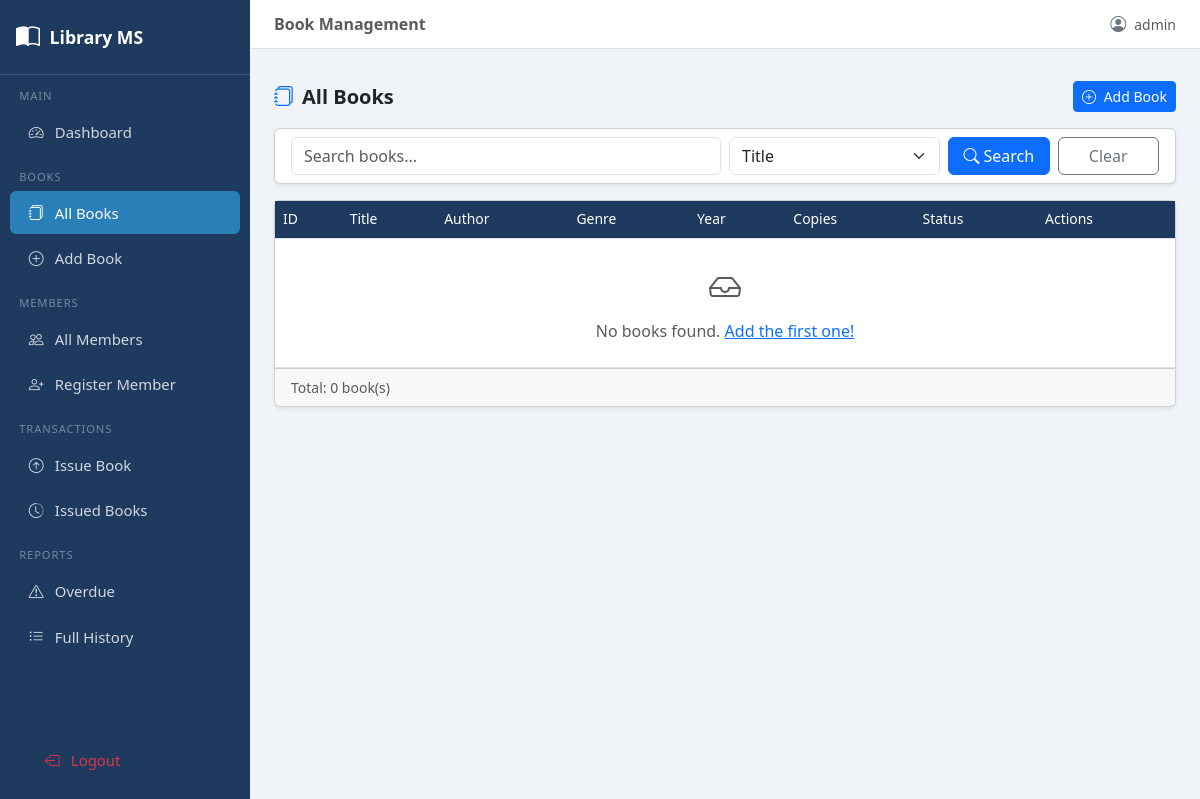
Page /books/ (signed in) on the earlier database version.
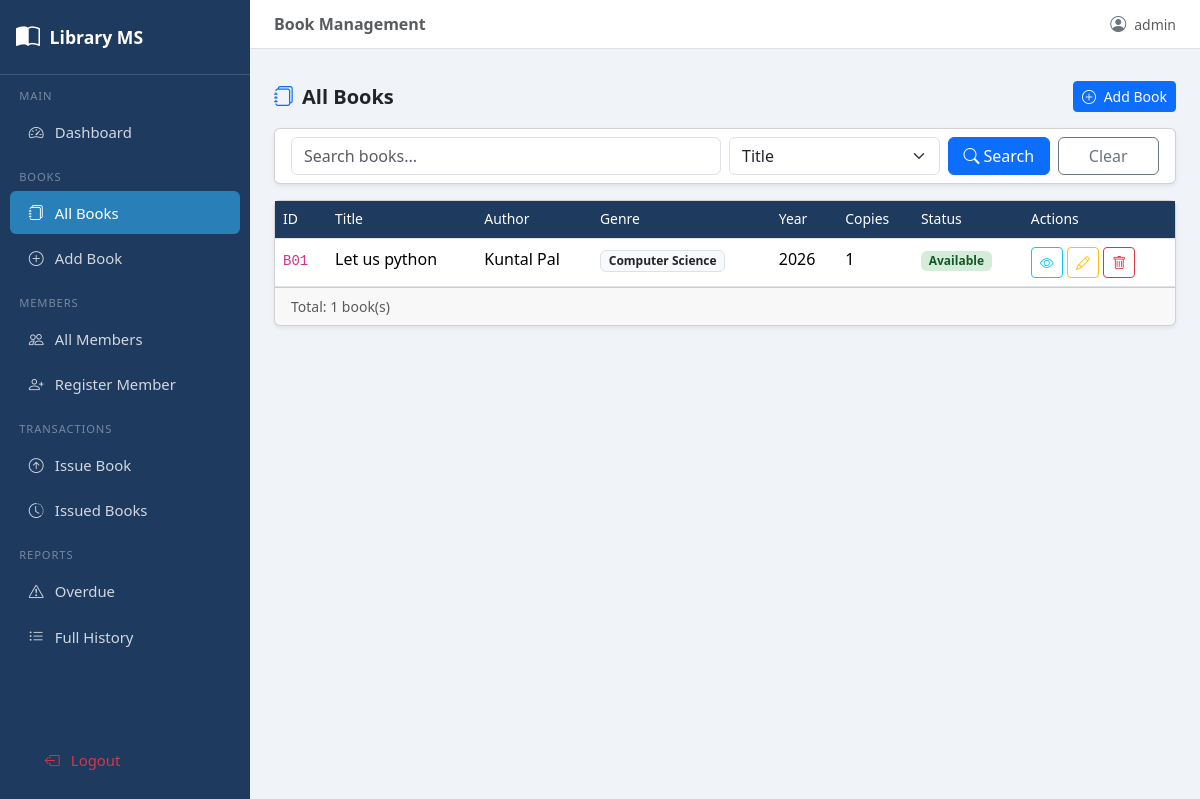
Same page on the later database version.
### library/models.py (models this page shows, shortened)
class Book(models.Model):
    STATUS_CHOICES = [
        ('Available',      'Available'),
        ('Issued',         'Issued'),
        ('Rare',           'Rare'),
        ('Reference Only', 'Reference Only'),
        ('Lost',           'Lost'),
    ]
    GENRE_CHOICES = [
        ('Computer Science',        'Computer Science'),
        ('Software Engineering',    'Software Engineering'),
        ('Artificial Intelligence', 'Artificial Intelligence'),
        ('Data Science',            'Data Science'),
        ('Mathematics',             'Mathematics'),
        ('Physics',                 'Physics'),
        ('History',                 'History'),
        ('Literature',              'Literature'),
        ('Economics',               'Economics'),
        ('Reference',               'Reference'),
        ('Mythology',               'Mythology'),
        ('Other',                   'Other'),
    ]
    book_id  = models.CharField(max_length=20, unique=True)
    title    = models.CharField(max_length=200)
    author   = models.CharField(max_length=150)
    genre    = models.CharField(max_length=50, choices=GENRE_CHOICES, default='Other')
    year     = models.IntegerField()
    copies   = models.PositiveIntegerField(default=1)
    status   = models.CharField(max_length=20, choices=STATUS_CHOICES, default='Available')
    added_on = models.DateField(auto_now_add=True)
    class Meta:
        ordering = ['title']
    def is_protected(self):
        return self.status in ('Rare', 'Reference Only')

### library/views.py (the view)
# urls.py: path('books/',              views.book_list,   name='book_list'),
@login_required
def book_list(request):
    form  = SearchForm(request.GET or None)
    books = Book.objects.all()
    if form.is_valid():
        q, by = form.cleaned_data['query'], form.cleaned_data['search_by']
        if by == 'title':  books = books.filter(title__icontains=q)
        elif by == 'author': books = books.filter(author__icontains=q)
        elif by == 'genre':  books = books.filter(genre__icontains=q)
    return render(request, 'library/book_list.html', {'books': books, 'form': form})

### library/forms.py
class SearchForm(forms.Form):
    SEARCH_CHOICES = [
        ('title',  'Title'),
        ('author', 'Author'),
        ('genre',  'Genre'),
    ]
    query = forms.CharField(
        max_length=100,
        widget=forms.TextInput(attrs={
            'class': 'form-control',
            'placeholder': 'Search books...'
        })
    )
    search_by = forms.ChoiceField(
        choices=SEARCH_CHOICES,
        widget=forms.Select(attrs={'class': 'form-select'})
    )

### templates/library/book_list.html (shortened to what this page needs)
{% extends 'library/base.html' %}
{% block page_title %}Book Management{% endblock %}
{% block content %}
<div class="d-flex justify-content-between align-items-center mb-3">
  <h5 class="fw-bold mb-0"><i class="bi bi-journals me-2 text-primary"></i>All Books</h5>
  <a href="{% url 'book_add' %}" class="btn btn-primary btn-sm">
    <i class="bi bi-plus-circle me-1"></i> Add Book
  </a>
</div>
<div class="card shadow-sm mb-3">
  <div class="card-body py-2">
    <form method="get" class="row g-2 align-items-center">
      <div class="col-md-6">{{ form.query }}</div>
      <div class="col-md-3">{{ form.search_by }}</div>
      <div class="col-md-3 d-flex gap-2">
        <button type="submit" class="btn btn-primary w-100">
          <i class="bi bi-search me-1"></i>Search
        </button>
        <a href="{% url 'book_list' %}" class="btn btn-outline-secondary w-100">Clear</a>
      </div>
    </form>
  </div>
</div>
<div class="card shadow-sm">
  <div class="card-body p-0">
    <div class="table-responsive">
      <table class="table table-hover mb-0">
        <thead>
          <tr>
            <th>ID</th><th>Title</th><th>Author</th>
            <th>Genre</th><th>Year</th><th>Copies</th>
            <th>Status</th><th>Actions</th>
          </tr>
        </thead>
        <tbody>
          {% for book in books %}
          <tr>
            <td><code>{{ book.book_id }}</code></td>
            <td class="fw-medium">{{ book.title|truncatechars:40 }}</td>
            <td>{{ book.author|truncatechars:25 }}</td>
            <td><span class="badge bg-light text-dark border">{{ book.genre }}</span></td>
            <td>{{ book.year }}</td>
            <td>{{ book.copies }}</td>
            <td>
              {% if book.status == 'Available' %}
                <span class="badge badge-available">Available</span>
              {% elif book.status == 'Issued' %}
                <span class="badge badge-issued">Issued</span>
              {% elif book.status == 'Rare' %}
                <span class="badge badge-rare">🔒 Rare</span>
              {% elif book.status == 'Reference Only' %}
                <span class="badge badge-ref">🔒 Reference</span>
              {% else %}
                <span class="badge bg-secondary">{{ book.status }}</span>
              {% endif %}
            </td>
            <td>
              <a href="{% url 'book_detail' book.pk %}" class="btn btn-sm btn-outline-info" title="View">
                <i class="bi bi-eye"></i>
              </a>
              {% if not book.is_protected %}
              <a href="{% url 'book_update' book.pk %}" class="btn btn-sm btn-outline-warning" title="Edit">
                <i class="bi bi-pencil"></i>
              </a>
              <a href="{% url 'book_delete' book.pk %}" class="btn btn-sm btn-outline-danger" title="Delete">
                <i class="bi bi-trash"></i>
              </a>
              {% endif %}
            </td>
          </tr>
          {% empty %}
          <tr>
            <td colspan="8" class="text-center text-muted py-4">
              <i class="bi bi-inbox fs-2 d-block mb-2"></i>
              No books found. <a href="{% url 'book_add' %}">Add the first one!</a>
            </td>
          </tr>
          {% endfor %}
        </tbody>
      </table>
    </div>
  </div>
  <div class="card-footer text-muted small">Total: {{ books.count }} book(s)</div>
</div>
{% endblock %}

### templates/library/base.html (shortened to what this page needs)
<!DOCTYPE html>
<html lang="en">
<head>
  <link href="https://cdn.jsdelivr.net/npm/bootstrap@5.3.2/dist/css/bootstrap.min.css" rel="stylesheet"/>
  <link href="https://cdn.jsdelivr.net/npm/bootstrap-icons@1.11.3/font/bootstrap-icons.min.css" rel="stylesheet"/>
</head>
<body>
{% if user.is_authenticated %}
<nav id="sidebar">
  <div class="brand">
    <i class="bi bi-book-half fs-4"></i>
    <span>Library MS</span>
  </div>
  <div class="nav-section">Main</div>
  <a href="{% url 'dashboard' %}"    class="nav-link {% if request.resolver_match.url_name == 'dashboard' %}active{% endif %}">
    <i class="bi bi-speedometer2"></i> Dashboard
  </a>
  <div class="nav-section">Books</div>
  <a href="{% url 'book_list' %}"    class="nav-link {% if 'book' in request.resolver_match.url_name %}active{% endif %}">
    <i class="bi bi-journals"></i> All Books
  </a>
  <a href="{% url 'book_add' %}"     class="nav-link">
    <i class="bi bi-plus-circle"></i> Add Book
  </a>
  <div class="nav-section">Members</div>
  <a href="{% url 'member_list' %}"  class="nav-link {% if 'member' in request.resolver_match.url_name %}active{% endif %}">
    <i class="bi bi-people"></i> All Members
  </a>
  <a href="{% url 'member_add' %}"   class="nav-link">
    <i class="bi bi-person-plus"></i> Register Member
  </a>
  <div class="nav-section">Transactions</div>
  <a href="{% url 'issue_book' %}"   class="nav-link {% if request.resolver_match.url_name == 'issue_book' %}active{% endif %}">
    <i class="bi bi-arrow-up-circle"></i> Issue Book
  </a>
  <a href="{% url 'issued_books' %}" class="nav-link {% if request.resolver_match.url_name == 'issued_books' %}active{% endif %}">
    <i class="bi bi-clock-history"></i> Issued Books
  </a>
  <div class="nav-section">Reports</div>
  <a href="{% url 'overdue_report' %}" class="nav-link {% if request.resolver_match.url_name == 'overdue_report' %}active{% endif %}">
    <i class="bi bi-exclamation-triangle"></i> Overdue
  </a>
  <a href="{% url 'borrow_history' %}" class="nav-link {% if request.resolver_match.url_name == 'borrow_history' %}active{% endif %}">
    <i class="bi bi-list-ul"></i> Full History
  </a>
  <div class="mt-auto p-3" style="position:absolute;bottom:0;width:100%;">
    <a href="{% url 'logout' %}" class="nav-link text-danger">
      <i class="bi bi-box-arrow-left"></i> Logout
    </a>
  </div>
</nav>
<div id="main">
  <div class="topbar">
    <span class="fw-semibold text-muted">{% block page_title %}{% endblock %}</span>
    <div class="d-flex align-items-center gap-2">
      <i class="bi bi-person-circle text-secondary"></i>
      <span class="text-muted small">{{ user.username }}</span>
    </div>
  </div>
  <div class="px-3 pt-2">
  </div>
  <div class="page-body">
    {% block content %}{% endblock %}
  </div>
</div>
{% else %}
{% block content2 %}{% endblock %}
{% endif %}
</body>
</html>

### templates/library/base.html (style rules this page uses)
:root { --primary: #1e3a5f; --accent: #2980b9; --sidebar-w: 250px; }
body { background:#f0f4f8; font-family:'Segoe UI',sans-serif; }
#sidebar { width: var(--sidebar-w); min-height: 100vh; background: var(--primary); position: fixed; top:0; left:0; z-index:1000; transition: width .25s; }
#sidebar .brand { padding: 1.2rem 1rem; border-bottom: 1px solid rgba(255,255,255,.15); color:#fff; font-weight:700; font-size:1.1rem; display:flex; align-items:center; gap:.6rem; }
#sidebar .nav-link { color:rgba(255,255,255,.8); padding:.65rem 1.2rem; border-radius:6px; margin:.15rem .6rem; display:flex; align-items:center; gap:.7rem; font-size:.93rem; transition:background .2s; }
#sidebar .nav-link:hover, #sidebar .nav-link.active { background:var(--accent); color:#fff; }
#sidebar .nav-section { font-size:.7rem; color:rgba(255,255,255,.4); padding:.8rem 1.2rem .2rem; text-transform:uppercase; letter-spacing:.08em; }
#main { margin-left: var(--sidebar-w); min-height:100vh; }
.topbar { background:#fff; padding:.75rem 1.5rem; border-bottom:1px solid #dee2e6; display:flex; align-items:center; justify-content:space-between; position:sticky; top:0; z-index:999; }
.page-body { padding:1.5rem; }
.table thead th { background:var(--primary); color:#fff; font-weight:500; font-size:.87rem; }
.badge-available { background:#d4edda; color:#155724; }

Differences in the rows shown:
added Book: book_id "B01", title "Let us python", author "Kuntal Pal", genre "Computer Science", year "2026", copies "1", status "Available"
Other differences:
{{ books.count }}: "0" → "1"
text no longer shown: "No books found. Add the first one!"
